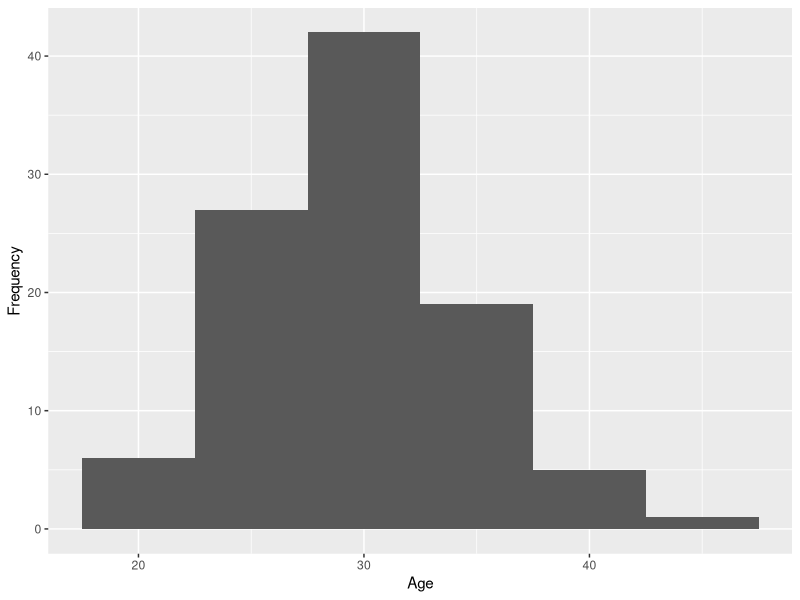
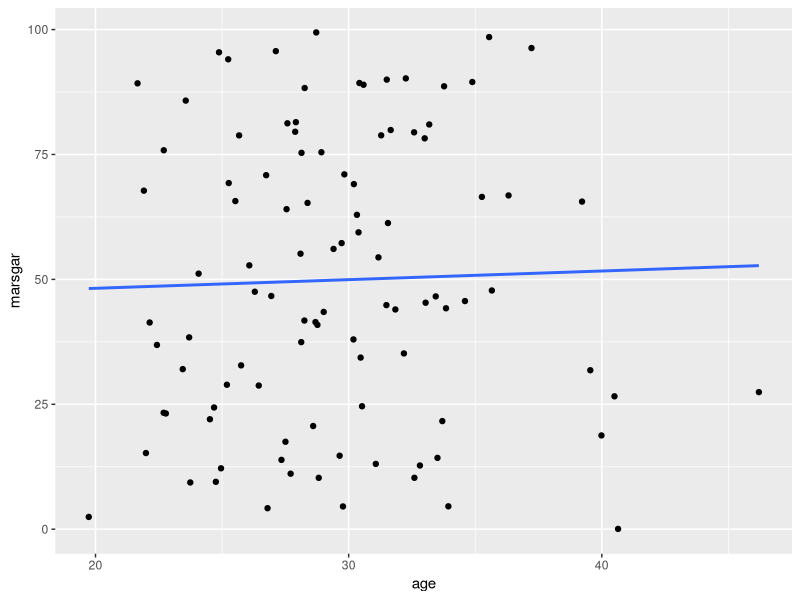

These figures' R source, in order:
## ---- chunk 1
library(tidyverse) 
library(ggplot2)
## ---- chunk 2
set.seed(123)
age <- rnorm(100, mean = 30, sd = 5)
## ---- chunk 3
df_colonists <- data.frame(
  id = 1:100,
  age = rnorm(100, mean = 30, sd = 5)
)
## ---- chunk 4
df_colonists %>%
  ggplot(aes(x = age)) +
  geom_histogram(binwidth=5) +
  labs(x = 'Age', 
       y = 'Frequency')
## ---- chunk 5
set.seed(1)
roleA <- rep(c("engineer", "scientist", "medic"),
  length.out = 100
)
# this works if we want to set a specific number of each role
roleB <- rep(c("engineer", "scientist", "medic"),
  each = 34,
  length.out = 100
)

roleC <- rep(c("engineer", "scientist", "medic"),
  times = c(33, 33, 33),
  length.out = 100
)

# if you want to use sampling weights
roleD <- sample(c("engineer", "scientist", "medic"),
  replace = TRUE,
  size = 100, prob = c(1, 1, 1)
)

# if you want to randomly shuffle

roleE <- sample(roleB, size = 100, replace = FALSE)
## ---- chunk 6
set.seed(123)

df_colonists$marsgar <- runif(n = 100, min = 0, max = 100)
## ---- chunk 7
df_colonists %>%
  ggplot(aes(x = age, y = marsgar)) +
  geom_point() +
  geom_smooth(method = "lm", se = FALSE)
